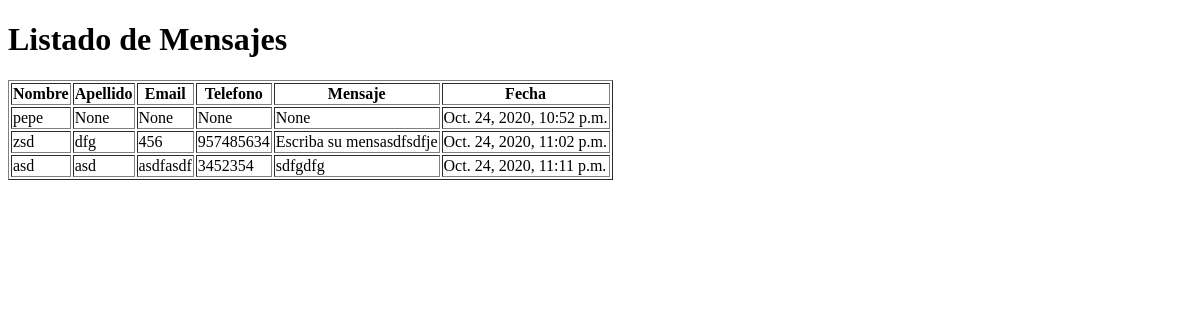
The app's page /formulario/listadoMensajes/, older data.
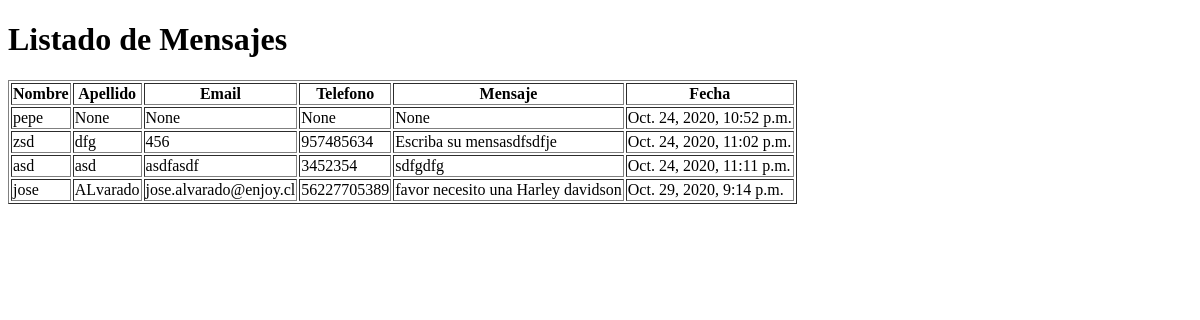
The same page, newer data.
### formulario/models.py (models this page shows, shortened)
class Contacto(models.Model):
        Nombre = models.CharField(max_length=50,null=True)
        Apellido = models.CharField(max_length=50,null=True)
        Email= models.CharField(max_length=50,null=True)
        Telefono= models.CharField(max_length=50,null=True)
        Mensaje= models.CharField(max_length=300,null=True)
        Fecha = models.DateTimeField(default=datetime.now(), blank=True)
        Estado = models.BooleanField(default=True)

### formulario/views.py (the view)
# urls.py: path('listadoMensajes/', views.mensajes, name="listadoMensajes"),
def mensajes(request):
    listadoMensajes = formulario.models.Contacto.objects.all()
    return render(request, "listadoMensajes2.html", {"listadoMensajes": listadoMensajes})

### formulario/templates/listadoMensajes2.html (shortened to what this page needs)
<!DOCTYPE html>
<html>
  <head>
  </head>
  <body>
    <h1>Listado de Mensajes</h1>
    <table border="1">
      <thead>
        <tr>
          <th>Nombre</th>
          <th>Apellido</th>
          <th>Email</th>
          <th>Telefono</th>
          <th>Mensaje</th>
          <th>Fecha</th>
        </tr>
      </thead>
      <tbody>
        {% for mensaje in listadoMensajes %}
          <tr>
            <td>
              {{ mensaje.Nombre }}<br>
            </td>
            <td>{{mensaje.Apellido}}</td>
            <td>{{mensaje.Email}}</td>
            <td>{{mensaje.Telefono}}</td>
            <td>{{mensaje.Mensaje}}</td>
            <td>{{mensaje.Fecha}}</td>
          </tr>
        {% endfor %}
      </tbody>
    </table>
  </body>
</html>

Row changes from the older to the newer data that the page shows:
added Contacto: Nombre "jose", Apellido "ALvarado", Email "jose.alvarado@enjoy.cl", Telefono "56227705389", Mensaje "favor necesito una Harley davidson", Fecha "Oct. 29, 2020, 9:14 p.m."
